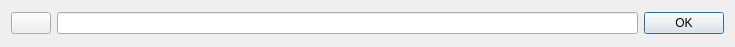
<?xml version="1.0" encoding="UTF-8"?>
<ui version="4.0">
 <class>QEmailNoteDialogClass</class>
 <widget class="QDialog" name="QEmailNoteDialogClass">
  <property name="geometry">
   <rect>
    <x>0</x>
    <y>0</y>
    <width>735</width>
    <height>47</height>
   </rect>
  </property>
  <property name="windowTitle">
   <string>Email address</string>
  </property>
  <layout class="QGridLayout" name="gridLayout">
   <item row="0" column="1">
    <widget class="QLineEdit" name="leEmailAddress"/>
   </item>
   <item row="0" column="3">
    <widget class="QPushButton" name="pbOk">
     <property name="text">
      <string>OK</string>
     </property>
    </widget>
   </item>
   <item row="0" column="0">
    <widget class="QPushButton" name="pbSelectContact">
     <property name="text">
      <string/>
     </property>
     <property name="icon">
      <iconset resource="Resources/Icons.qrc">
       <normaloff>:/IconAdd/general_contacts.png</normaloff>:/IconAdd/general_contacts.png</iconset>
     </property>
    </widget>
   </item>
  </layout>
 </widget>
 <layoutdefault spacing="6" margin="11"/>
 <resources>
  <include location="Resources/Icons.qrc"/>
 </resources>
 <connections/>
</ui>
